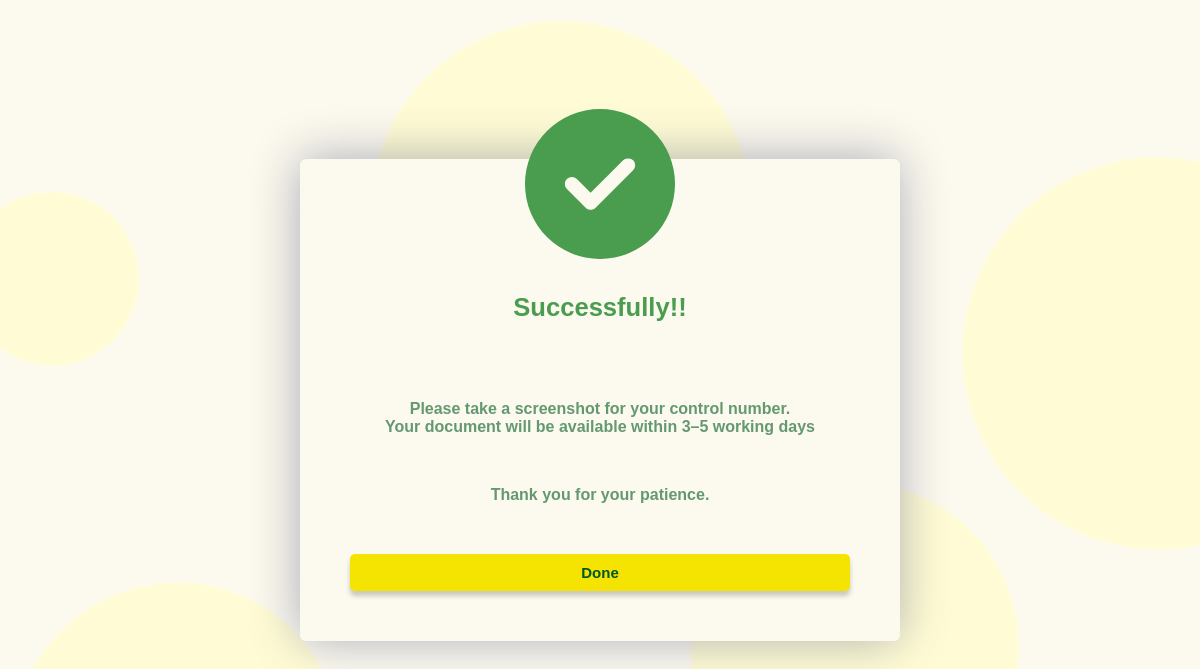
Page /user_login/user_panel/successful.php on the earlier database version.
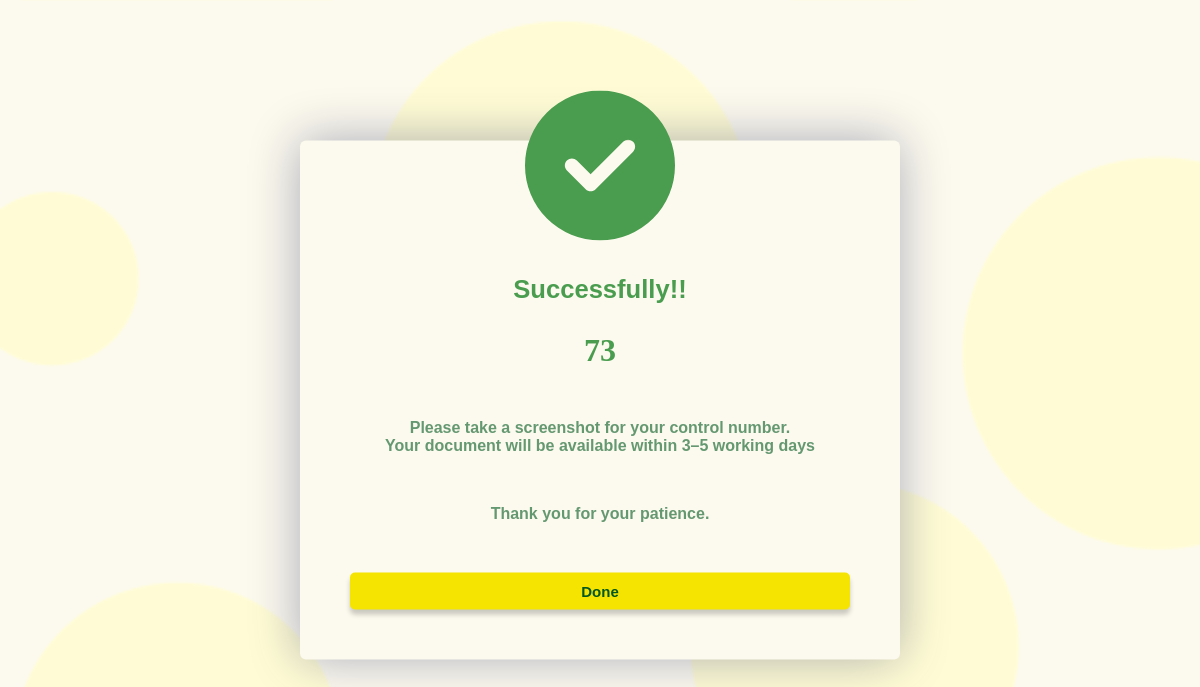
Same page on the later database version.
### tables this page shows
CREATE TABLE `barangay_request` (
  `firstname` varchar(200) NOT NULL,
  `middlename` varchar(200) NOT NULL,
  `lastname` varchar(200) NOT NULL,
  `age` int(200) NOT NULL,
  `request_document` varchar(200) NOT NULL,
  `house_number` varchar(200) NOT NULL,
  `sitio_pook` varchar(200) NOT NULL,
  `birthday` date NOT NULL,
  `place_of_birth` varchar(200) NOT NULL,
  `contact_no` varchar(200) NOT NULL,
  `contact_person` varchar(200) NOT NULL,
  `contact_no_contact_person` varchar(200) NOT NULL,
  `live_since_year` varchar(200) NOT NULL,
  `purpose` varchar(200) NOT NULL,
  `status` int(200) NOT NULL,
  `gender` varchar(200) NOT NULL,
  `date_request` date NOT NULL,
  `profile` varchar(200) NOT NULL,
  `user_id` int(11) NOT NULL,
  `id` int(11) NOT NULL
);

### user_login/user_panel/successful.php (the view, shortened to what this page needs)
<?php
     require('../../database/conn_db.php');
     $sql = "SELECT * FROM user_account as u LEFT JOIN barangay_request as r ON u.user_id = r.user_id ORDER BY r.id DESC ";
     $result = mysqli_query($conn, $sql);
     if (mysqli_num_rows($result) > 0){
        $row = mysqli_fetch_array($result);
     }
?>
<!DOCTYPE html>
<html lang="en">
<head>
    <link rel = "stylesheet" href = "style_user/style_succ.css.css">
    <link rel="stylesheet" href="https://cdnjs.cloudflare.com/ajax/libs/font-awesome/6.5.1/css/all.min.css" />
</head>
</head>
<body >
    <div class = "container">
    <div class = "popup" id = "popup">
        <h2>Successfully!!</h2>
        <br>
        <h1><?php echo $row['id'] ;?></h1>
        <p>Please take a screenshot for your control number. <br> Your document will be available within 3–5 working days</p>
        <p>Thank you for your patience.</p>
        <button type = "button" class = "btn" onclick = "closepopup()">Done</button>
    </div>
    </div>
</body>
</html>

Differences in the rows shown:
added barangay_request: id "73"
